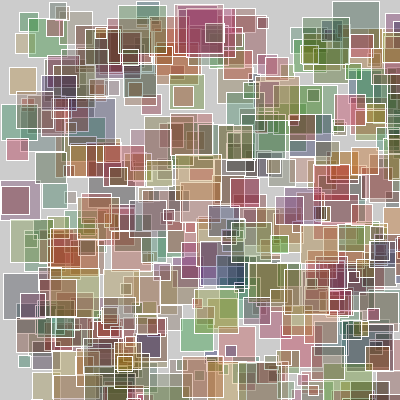
Frame 1 (no input)
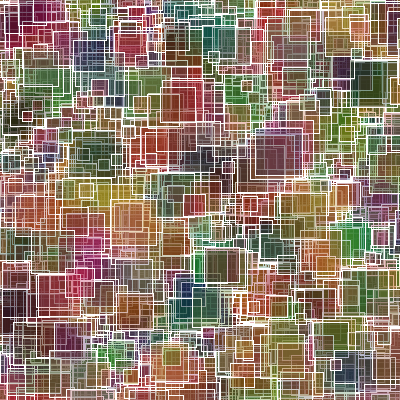
Frame 60 (the mouse pressed at the canvas centre just before this capture)
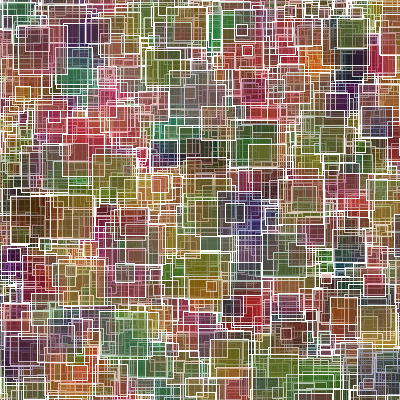
Frame 120 (the mouse held since frame 60 and released just before this capture)

The Processing sketch that drew these frames (run headless with seeded random() and noise(); from frame 60 on, the mouse is pressed at the canvas centre):

// Processing sketch: processing_77261
// ── processing_77261.pde

//ihansen HW11
//copyright2012
//using parallel arrays to create a pseudo screen saver
//that consists of some changeable number of boxes
//bouncing around the window



int MAX = 409;

int [] boxx = new int[MAX];
int [] boxy = new int[MAX];
int [] boxsizes = new int[MAX];
color [] boxcolors= new int[MAX];
int [] speedX = new int[MAX];
int[] speedY=new int[MAX];

void setup()
{
 
  size(400,400);
  stroke(255,255,255);
  smooth();
  for(int i=0; i<MAX; i++) {
    boxx[i] = int(random(0, width));
    boxy[i] = int(random(0, height));
    boxsizes[i] = int(random(10, width/8));
    boxcolors[i] = color(random(200), random(150), random(100), 80);
    speedX[i] = int(random(1,20));
    speedY[i] = int(random(1,20));
  }
}

void draw()
{
  stupidBoxes();
}

void stupidBoxes()
{
  for(int i=0; i<MAX; i++) {
    fill(boxcolors[i]);
    rect(boxx[i], boxy[i], boxsizes[i], boxsizes[i]);
    boxx[i] += speedX[i];
    boxy[i] += speedY[i];
    
    if (boxx[i]>=width || boxx[i]<=0)
    {
      speedX[i]= -speedX[i];
    }
    if (boxy[i]>=height || boxy[i]<=0)
    {
      speedY[i] = -speedY[i];
    }
    
    
    
  }
}
